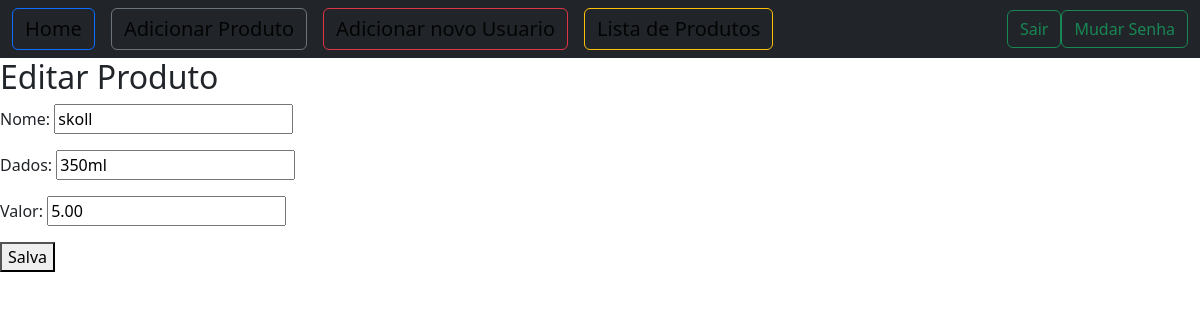
Screenshot of /update/3 (signed in) with the database file from the repository.
### core/models.py (models this page shows, shortened)
class Produto(models.Model):
    nome = models.CharField(max_length=120)
    dados = models.CharField(max_length=150)
    valor = models.DecimalField(decimal_places=2,max_digits=5)

### core/crud.py (the view)
# urls.py: path('update/<int:pk>',EditarProduto.as_view(),name='update'),
class EditarProduto(LoginRequiredMixin,UpdateView):
    template_name = 'crud/update.html'
    model = Produto
    fields = '__all__'
    success_url = reverse_lazy('list')

### templates/crud/update.html
{% extends 'base.html' %}
{%block content%}
    <h2>Editar Produto</h2>
    <form action="" method="post">{%csrf_token%}
        {{form.as_p}}
        <button type="submit">Salva</button>
    </form>
{%endblock%}

### rows the page displays
Produto: nome "skoll", dados "350ml", valor "5.00"
